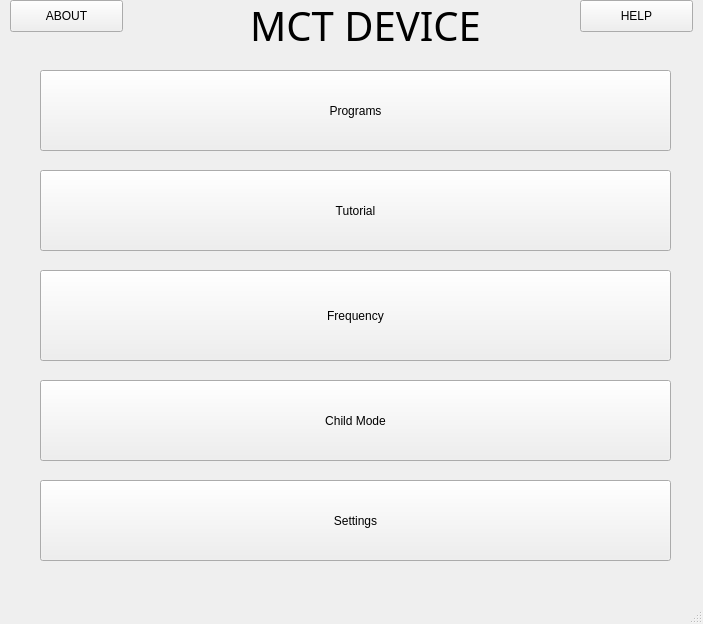
<?xml version="1.0" encoding="UTF-8"?>
<ui version="4.0">
 <class>MainWindow</class>
 <widget class="QMainWindow" name="MainWindow">
  <property name="geometry">
   <rect>
    <x>0</x>
    <y>0</y>
    <width>703</width>
    <height>624</height>
   </rect>
  </property>
  <property name="windowTitle">
   <string>MainWindow</string>
  </property>
  <widget class="QWidget" name="centralwidget">
   <widget class="QPushButton" name="pushButton_6">
    <property name="geometry">
     <rect>
      <x>580</x>
      <y>0</y>
      <width>113</width>
      <height>32</height>
     </rect>
    </property>
    <property name="text">
     <string>HELP</string>
    </property>
   </widget>
   <widget class="QPushButton" name="About">
    <property name="geometry">
     <rect>
      <x>10</x>
      <y>0</y>
      <width>113</width>
      <height>32</height>
     </rect>
    </property>
    <property name="text">
     <string>ABOUT</string>
    </property>
   </widget>
   <widget class="QPushButton" name="pushButton">
    <property name="geometry">
     <rect>
      <x>40</x>
      <y>70</y>
      <width>631</width>
      <height>81</height>
     </rect>
    </property>
    <property name="text">
     <string>Programs</string>
    </property>
   </widget>
   <widget class="QPushButton" name="pushButton_3">
    <property name="geometry">
     <rect>
      <x>40</x>
      <y>270</y>
      <width>631</width>
      <height>91</height>
     </rect>
    </property>
    <property name="text">
     <string>Frequency</string>
    </property>
   </widget>
   <widget class="QLabel" name="label">
    <property name="geometry">
     <rect>
      <x>170</x>
      <y>0</y>
      <width>391</width>
      <height>51</height>
     </rect>
    </property>
    <property name="sizeIncrement">
     <size>
      <width>0</width>
      <height>0</height>
     </size>
    </property>
    <property name="font">
     <font>
      <family>Arial Rounded MT Bold</family>
      <pointsize>30</pointsize>
      <weight>50</weight>
      <bold>false</bold>
     </font>
    </property>
    <property name="autoFillBackground">
     <bool>false</bool>
    </property>
    <property name="text">
     <string>MCT DEVICE</string>
    </property>
    <property name="alignment">
     <set>Qt::AlignCenter</set>
    </property>
   </widget>
   <widget class="QPushButton" name="pushButton_2">
    <property name="geometry">
     <rect>
      <x>40</x>
      <y>170</y>
      <width>631</width>
      <height>81</height>
     </rect>
    </property>
    <property name="text">
     <string>Tutorial</string>
    </property>
   </widget>
   <widget class="QPushButton" name="pushButton_5">
    <property name="geometry">
     <rect>
      <x>40</x>
      <y>480</y>
      <width>631</width>
      <height>81</height>
     </rect>
    </property>
    <property name="text">
     <string>Settings</string>
    </property>
   </widget>
   <widget class="QPushButton" name="pushButton_4">
    <property name="geometry">
     <rect>
      <x>40</x>
      <y>380</y>
      <width>631</width>
      <height>81</height>
     </rect>
    </property>
    <property name="text">
     <string>Child Mode</string>
    </property>
   </widget>
  </widget>
  <widget class="QMenuBar" name="menubar">
   <property name="geometry">
    <rect>
     <x>0</x>
     <y>0</y>
     <width>703</width>
     <height>22</height>
    </rect>
   </property>
  </widget>
  <widget class="QStatusBar" name="statusbar"/>
 </widget>
 <resources/>
 <connections/>
</ui>
